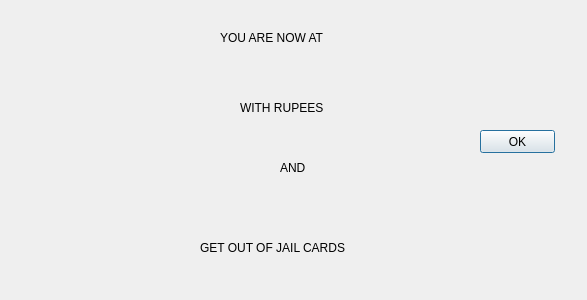
<?xml version="1.0" encoding="UTF-8"?>
<ui version="4.0">
 <class>playerstatus</class>
 <widget class="QDialog" name="playerstatus">
  <property name="geometry">
   <rect>
    <x>0</x>
    <y>0</y>
    <width>587</width>
    <height>300</height>
   </rect>
  </property>
  <property name="windowTitle">
   <string>Dialog</string>
  </property>
  <widget class="QLabel" name="label">
   <property name="geometry">
    <rect>
     <x>220</x>
     <y>30</y>
     <width>161</width>
     <height>16</height>
    </rect>
   </property>
   <property name="styleSheet">
    <string notr="true">font: 75 14pt &quot;MS Shell Dlg 2&quot;;</string>
   </property>
   <property name="text">
    <string>YOU ARE NOW AT</string>
   </property>
  </widget>
  <widget class="QLabel" name="label_2">
   <property name="geometry">
    <rect>
     <x>240</x>
     <y>100</y>
     <width>131</width>
     <height>16</height>
    </rect>
   </property>
   <property name="styleSheet">
    <string notr="true">font: 75 14pt &quot;MS Shell Dlg 2&quot;;</string>
   </property>
   <property name="text">
    <string>WITH RUPEES</string>
   </property>
  </widget>
  <widget class="QLabel" name="label_3">
   <property name="geometry">
    <rect>
     <x>280</x>
     <y>160</y>
     <width>47</width>
     <height>16</height>
    </rect>
   </property>
   <property name="styleSheet">
    <string notr="true">font: 75 14pt &quot;MS Shell Dlg 2&quot;;</string>
   </property>
   <property name="text">
    <string>AND</string>
   </property>
  </widget>
  <widget class="QLabel" name="label_4">
   <property name="geometry">
    <rect>
     <x>200</x>
     <y>240</y>
     <width>221</width>
     <height>16</height>
    </rect>
   </property>
   <property name="styleSheet">
    <string notr="true">font: 75 14pt &quot;MS Shell Dlg 2&quot;;</string>
   </property>
   <property name="text">
    <string>GET OUT OF JAIL CARDS</string>
   </property>
  </widget>
  <widget class="QPushButton" name="pushButton">
   <property name="geometry">
    <rect>
     <x>480</x>
     <y>130</y>
     <width>75</width>
     <height>23</height>
    </rect>
   </property>
   <property name="text">
    <string>OK</string>
   </property>
  </widget>
  <widget class="QLabel" name="playerstatus_position">
   <property name="geometry">
    <rect>
     <x>200</x>
     <y>60</y>
     <width>201</width>
     <height>21</height>
    </rect>
   </property>
   <property name="styleSheet">
    <string notr="true">
font: 75 16pt &quot;MS Shell Dlg 2&quot;;</string>
   </property>
   <property name="text">
    <string/>
   </property>
  </widget>
  <widget class="QLabel" name="playerstatus_money">
   <property name="geometry">
    <rect>
     <x>210</x>
     <y>130</y>
     <width>171</width>
     <height>31</height>
    </rect>
   </property>
   <property name="styleSheet">
    <string notr="true">font: 75 16pt &quot;MS Shell Dlg 2&quot;;</string>
   </property>
   <property name="text">
    <string/>
   </property>
  </widget>
  <widget class="QLabel" name="playerstatus_jailfreecards">
   <property name="geometry">
    <rect>
     <x>260</x>
     <y>200</y>
     <width>81</width>
     <height>20</height>
    </rect>
   </property>
   <property name="styleSheet">
    <string notr="true">font: 75 16pt &quot;MS Shell Dlg 2&quot;;</string>
   </property>
   <property name="text">
    <string/>
   </property>
  </widget>
 </widget>
 <resources/>
 <connections/>
</ui>
